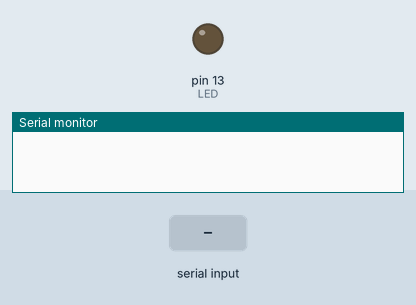
Simulated run of this sketch. Board: Arduino Uno, built with avr-gcc and run on an emulated ATmega328P. Parts: output pins drawn as LEDs (lit = HIGH), the last lines printed to the serial monitor. The inputs (shaded band) are chosen by the test bench.

Above: at 1.2 s.
1.3 s: "1" received over Serial
At 1.6 s:
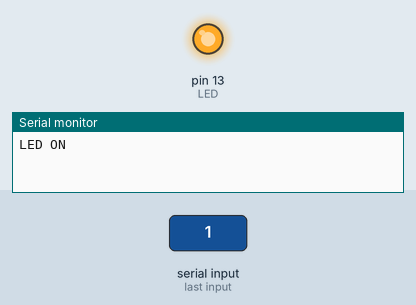
2.8 s: "0" received over Serial
At 3.9 s:
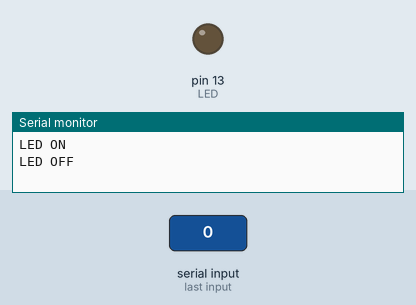
Timing chart, 0 to 5.8 s (numbered marks = the images above; inputs shaded):
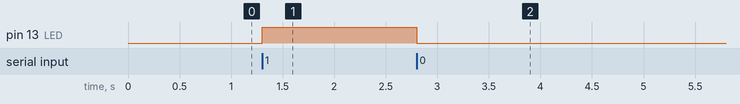

The sketch:

4_serial1.ino
```cpp
#define LED 13
void setup() {
  //시리얼 통신 속도 (baudrate)
  Serial.begin(9600); //(-)통신 시작하겠다. 9600bps: 문자 전송속도(옛날 모뎀 기준), 좀 느려도 안정적 빠르면 로스율..
  //LED 출력 설정
  pinMode(LED, OUTPUT);
  // 카톡: TCP/IP,
  // 1,2,3(아두이노) --- (PC),web 아두이노가 sensor value를 2초마다 피씨로 보냄
  // 케이블(유선) 통한, 시리얼 통신 RS-232통신 _ 아래쪽 물리계층
  // 2m이하, 근거리 (2m이상 시 노이즈 발생)

  // 찍히는건 PC, 아두이노 기준: 송신한다.
}

void loop() {
  // 데이터 송신: 아두이노 -> PC
  /*
  Serial.print("sensor_value");
  Serial.println();
  delay(2000);
  */

  // 데이터 수신: PC(입력 1) -> 아두이노(LED ON 보냄)
  if (Serial.available()){
    char ch = Serial.read();
    if (ch == '1'){
      digitalWrite(LED, HIGH);
      // 데이터 송신: 아두이노 -> PC
      Serial.println("LED ON");
    }
    else if (ch =='0') {
      digitalWrite(LED, LOW);
      Serial.println("LED OFF");
    }
    delay(50);
  }
}
```

Measured:
- after the input at 1.3 s, pin 13 (LED): LOW → HIGH at once
- after the input at 2.8 s, pin 13 (LED): HIGH → LOW at once
